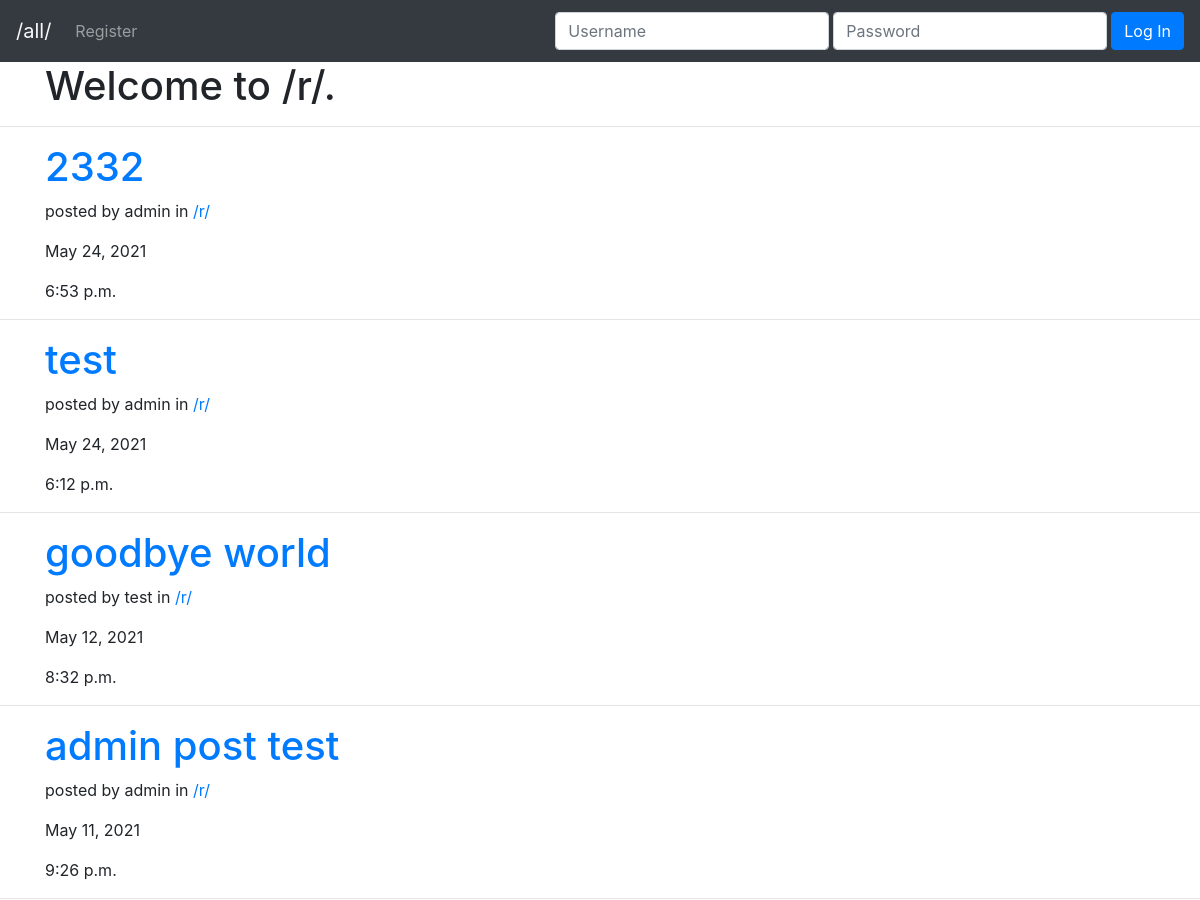
The page /threads/1/ (upper part) on the database as committed earlier.
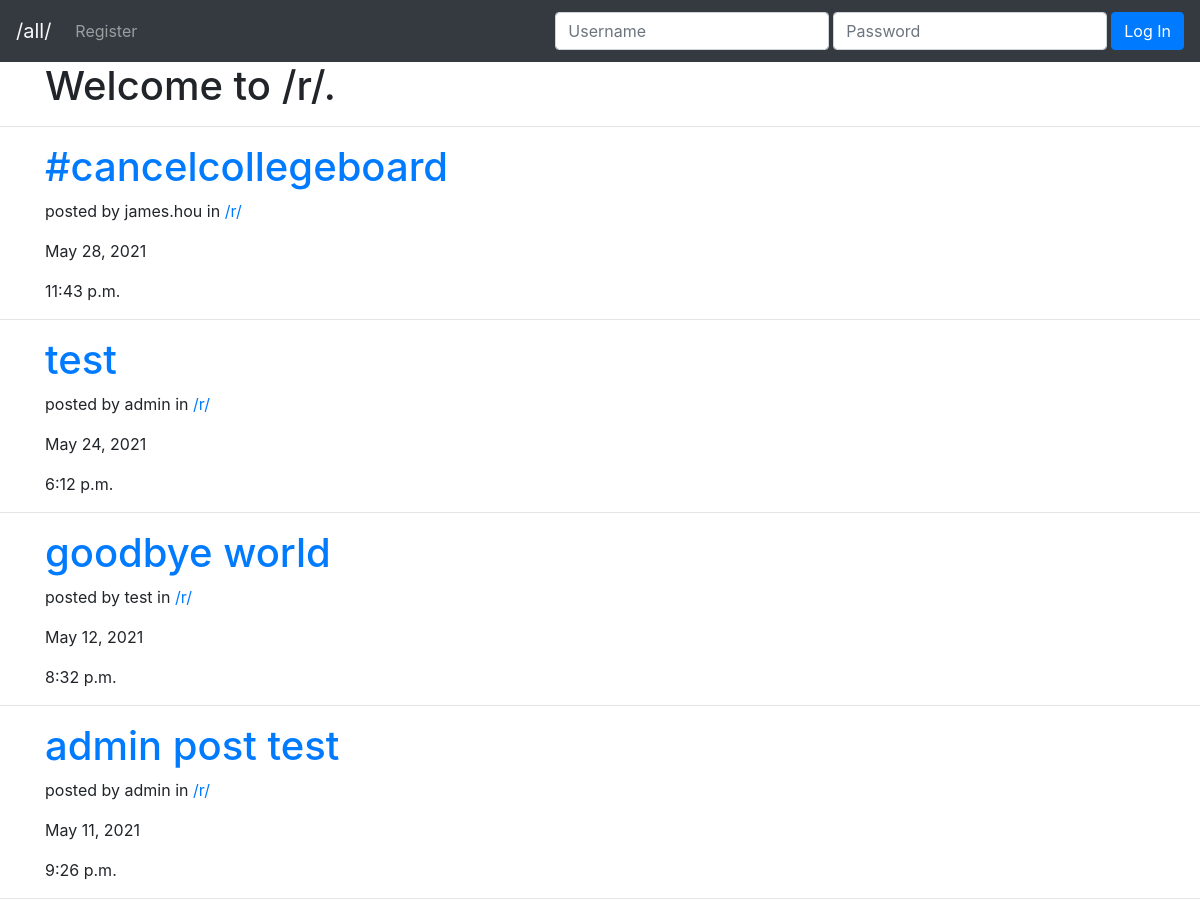
The same page on the database as committed later.
### post/models.py (models this page shows, shortened)
class Post(models.Model):
    id = models.BigAutoField(primary_key=True)
    userPosted = models.ForeignKey(User, on_delete=models.CASCADE,null=True, blank=True)
    thread = models.ForeignKey(Thread, on_delete=models.CASCADE,null=True, blank=True)
    title = models.CharField(max_length=30)
    content = models.CharField(max_length=2000)
    pub_date = models.DateTimeField('date published')

class Thread(models.Model):
    title = models.TextField(max_length=3)

### post/views.py (the view, shortened to what this page needs)
# urls.py: path('threads/<str:thread_id>/', views.ThreadView.as_view(), name='threadview'),
class ThreadView(View):
    def get(self, request, thread_id):
        request_thread = get_object_or_404(Thread, pk=thread_id)
        post_objects = Post.objects.filter(thread=request_thread).order_by('-pub_date')
        context = {'post_objects': post_objects, 'title': request_thread.title}
        return render(request, 'post/threadList.html', context)

### post/templates/post/threadList.html (shortened to what this page needs)
<!DOCTYPE html>
<html lang="en">
<head>
    <link rel="stylesheet" href="https://maxcdn.bootstrapcdn.com/bootstrap/4.0.0/css/bootstrap.min.css"
 />
</head>
<body>
    <nav class="navbar navbar-expand-lg navbar-dark bg-dark">
        <a class="navbar-brand text-light" href="/all/">/all/</a>
        {% if user.is_authenticated %}
        <div class="collapse navbar-collapse" id="navbarText">
            <ul class="navbar-nav mr-auto">
                <li class="nav-item">
                    <a class="nav-link" href="/new/">Create Post</a>
                </li>
                <li class="nav-item">
                    <a class="nav-link" href="/new/thread">Create Thread</a>
                </li>
            </ul>
            <span class="navbar-text mr-3">
                Welcome, <a href="/profile/{{user.id}}">{{user}}</a>!
            </span>
            <form class="form-inline" action="" method="POST">
                {% csrf_token %}
                <input type="hidden" name="logout" value="logout"></input>
                <button type="submit" class="btn btn-danger">Logout</button>
            </form>
        </div>
        {% else %}
        <div class="collapse navbar-collapse" id="navbarText">
            <ul class="navbar-nav mr-auto">
                <li class="nav-item">
                    <a class="nav-link" href="/register/">Register</a>
                </li>
            </ul>
            <form class="form-inline ml-auto" action="" method="POST">
                <input type="text" class="form-control mr-1 my-1" name="username" id="username" placeholder="Username" required />
                <input type="password" class="form-control mr-1 my-1" name="password" id="password" placeholder="Password" required />
                <button class="btn btn-primary my-2 my-sm-0" type="submit">
                    Log In
                </button>
            </form>
        </div>
        {% endif %}
    </nav>
    <div class="container">
        <h1>Welcome to /{{title}}/.</h1>
    </div>
    <hr />
    {% for post in post_objects %}
    <div class="container">
        <h1><a href="/posts/{{post.id}}">{{post.title}}</a></h1>
        <p>posted by {{post.userPosted}} in <a href="/threads/{{post.thread.id}}">/{{post.thread.title}}/</a></p>
        <p>{{post.pub_date.date}}</p>
        <p>{{post.pub_date.time}}</p>
    </div>
    <hr />
    {% endfor %}
</body>
</html>

Rows that differ between the two databases and show on the page:
removed Post: title "2332", userPosted "admin", thread "r", pub_date "May 24, 2021", pub_date.time "6:53 p.m."
added Post: title "#cancelcollegeboard", userPosted "james.hou", thread "r", pub_date "May 28, 2021", pub_date.time "11:43 p.m."
